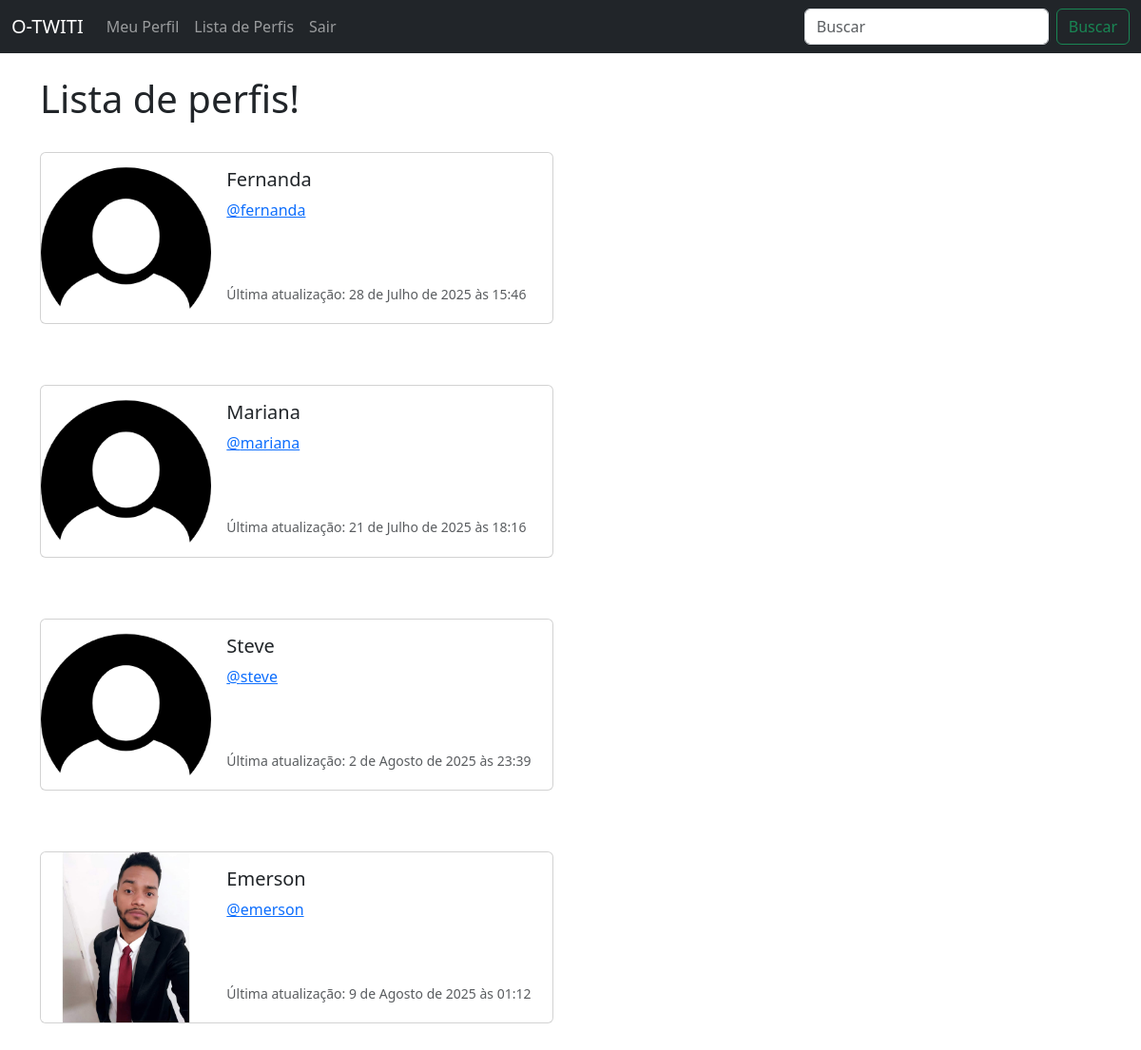
Screenshot of /profile_list/ (signed in) with the database file from the repository.
### musker/models.py (models this page shows, shortened)
class UserProfile(models.Model):
    user = models.OneToOneField(User, on_delete=models.CASCADE)
    follows = models.ManyToManyField("self", related_name="followed_by", symmetrical=False, blank=True)
    date_modified = models.DateTimeField(User, auto_now=True)
    profile_image = models.ImageField(upload_to='images/', blank=True, null=True)

### musker/views.py (the view)
# urls.py: path('profile_list/', views.profile_list, name='profile_list'),
def profile_list(request):
    if request.user.is_authenticated:
        profiles = UserProfile.objects.exclude(user=request.user)
        return render(request, 'profile_list.html', {"profiles": profiles})
    else:
        messages.success(request, ("Você precisa estar logado para visualizar esta página."))
        return redirect('home')

### musker/templates/profile_list.html
{% extends "base.html" %}
{% load static %}
{% block content %}
    <h1>Lista de perfis!</h1>
<br />
{% if profiles %}
    {% for profile in profiles %}
    <div class="card mb-3" style="max-width: 540px;">
        <div class="row g-0">
            <div class="col-md-4">
                {% if profile.profile_image %}
                    <img src="{{ profile.profile_image.url }}"
                            width="200" height="200"
                            class="img-fluid rounded-start"
                            alt="{{ profile.user.username }}"
                    >
                {% else %}
                    <img src="{% static 'images/FotoDePefil.png' %}"
                    class="img-fluid rounded-start" alt="Foto de perfil">
                {% endif %}
            </div>
            <div class="col-md-8">
            <div class="card-body">
                <h5 class="card-title">{{ profile.user.username }}</h5>
                <p class="card-text"><a href="{% url 'profile' profile.user.id %}">@{{ profile.user.username|lower }}</a></p> <br/><br/>
                <p class="card-text"><small class="text-body-secondary">Última atualização: {{ profile.date_modified }}</small></p>
            </div>
            </div>
        </div>
    </div>
    <br/> <br/>
    {% endfor %}
{% endif  %}
{% endblock %}

### rows the page displays
UserProfile: user.username "Fernanda", user.username "fernanda", date_modified "28 de Julho de 2025 às 15:46"
UserProfile: user.username "Mariana", user.username "mariana", date_modified "21 de Julho de 2025 às 18:16"
UserProfile: user.username "Steve", user.username "steve", date_modified "2 de Agosto de 2025 às 23:39"
UserProfile: profile_image (picture), user.username "Emerson", user.username "emerson", date_modified "9 de Agosto de 2025 às 01:12"
